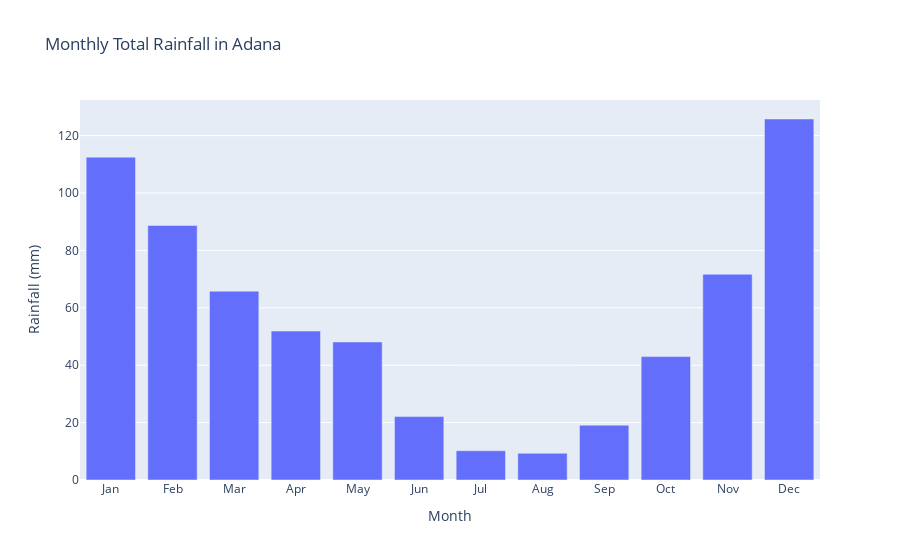

Notebook code for this chart:
### Code cell
import plotly.graph_objects as go
import pandas as pd

# Create a DataFrame with the provided data
data = {
    'Month': ['Jan', 'Feb', 'Mar', 'Apr', 'May', 'Jun', 'Jul', 'Aug', 'Sep', 'Oct', 'Nov', 'Dec'],
    'Monthly Total Rainfall (mm)': [112.5, 88.7, 65.8, 51.9, 48.1, 22.1, 10.2, 9.3, 19.1, 43.0, 71.7, 125.8]
}

df = pd.DataFrame(data)

# Create a bar plot for Monthly Total Rainfall
fig = go.Figure()

fig.add_trace(go.Bar(
    x=df['Month'],
    y=df['Monthly Total Rainfall (mm)'],
    name='Monthly Total Rainfall (mm)'
))

# Update Layout
fig.update_layout(
    title='Monthly Total Rainfall in Adana',
    xaxis_title='Month',
    yaxis_title='Rainfall (mm)',
    xaxis=dict(tickmode='linear')
)

# Show the plot
fig.show()

### Figure 1 — Plotly figure (JSON) as saved in the notebook; plotly's stock layout.template omitted (floating-point values rounded to 4 significant figures)
{"data": [{"name": "Monthly Total Rainfall (mm)", "type": "bar", "x": ["Jan", "Feb", "Mar", "Apr", "May", "Jun", "Jul", "Aug", "Sep", "Oct", "Nov", "Dec"], "y": [112.5, 88.7, 65.8, 51.9, 48.1, 22.1, 10.2, 9.3, 19.1, 43, 71.7, 125.8]}], "layout": {"title": {"text": "Monthly Total Rainfall in Adana"}, "xaxis": {"tickmode": "linear", "title": {"text": "Month"}}, "yaxis": {"title": {"text": "Rainfall (mm)"}}}}
